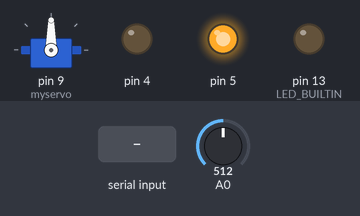
Bench run of a sketch on a simulated Arduino Leonardo, built with avr-gcc and run on an emulated ATmega32U4. Shown: servo, output pins drawn as LEDs (lit = HIGH). Inputs (shaded band) come from the test bench; at power-on: A0 = 512. What the sketch prints to the serial monitor is not drawn.

Above: at 1.2 s.
1.3 s: A0 set to 0
At 2.5 s:
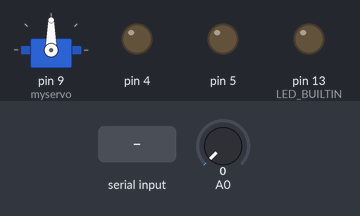
2.8 s: "b" received over the second serial link
At 3.7 s:
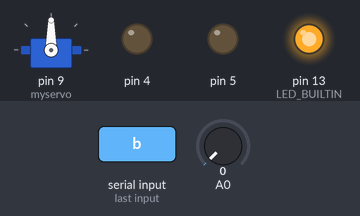
Timing chart, 0 to 5.8 s (numbered marks = the images above; inputs shaded):
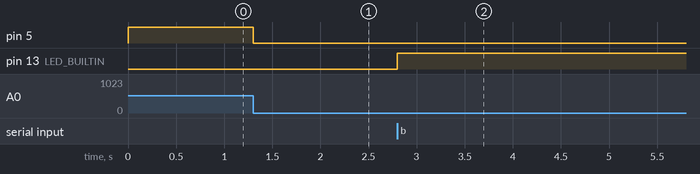

The sketch:

open_mv.ino
```cpp
#include <Servo.h>
Servo myservo;
char d;

void setup() {
  pinMode(5,OUTPUT);
  pinMode(4,OUTPUT);
  pinMode(6,OUTPUT);    // trig
  pinMode(7,INPUT);     //echo

  myservo.attach(9);
  pinMode(LED_BUILTIN, OUTPUT);
  pinMode(A0,INPUT);
  Serial1.begin(19200);
  Serial.begin(19200);
 }

 void loop() {
  /*
  digitalWrite(6,HIGH);
  delayMicroseconds(10);
  digitalWrite(6,LOW);
  int distance=pulseIn(7,HIGH);
  distance=(distance*0.17);
  Serial.println(distance);
  */
  int i=0;
  int p=analogRead(A0);
  if(p == 0){

    digitalWrite(5,LOW);
    digitalWrite(4,LOW);

    //Serial.println("zero");
    Serial1.print("1");
    while(i==0 and p==0){
      //Serial.print("-in-");
      p=analogRead(A0);
      if (Serial1.available()>0){
        d = Serial1.read();
        //Serial.println(Serial1.available());
        if (d == 'a'){
          i=1;
          //Serial.write("LED IS OFF");
          digitalWrite(LED_BUILTIN, LOW);
          Serial.println("Servo execute");
          delay(3000);
        }
        if (d == 'b'){
          i=1;
          //Serial.write("LED IS OFF");
          digitalWrite(LED_BUILTIN, HIGH);
          Serial.println("Servo Don't execute");
          delay(3000);
        }
      }
    }
    Serial.println("start motor");
    delay(4000);

  }
  else{

    digitalWrite(5,HIGH);
    digitalWrite(4,LOW);

    Serial.println("not zero");
    }

}
```

Measured:
- after the input at 1.3 s, pin 5: HIGH → LOW at once
- after the input at 2.8 s, pin 13 (LED_BUILTIN): LOW → HIGH at once
